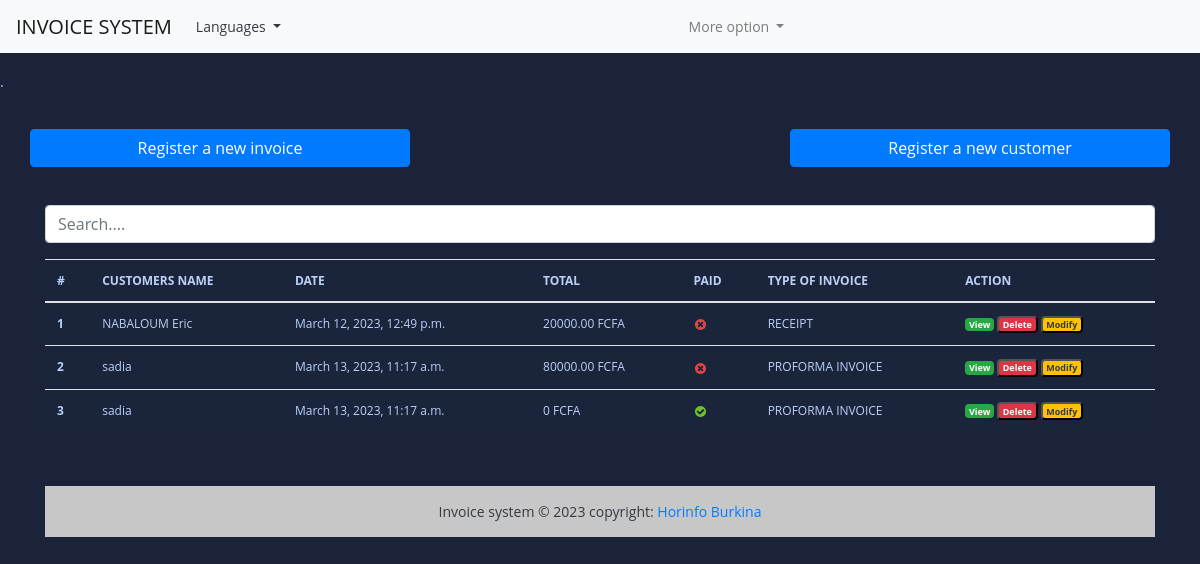
Before: / with the older database file.
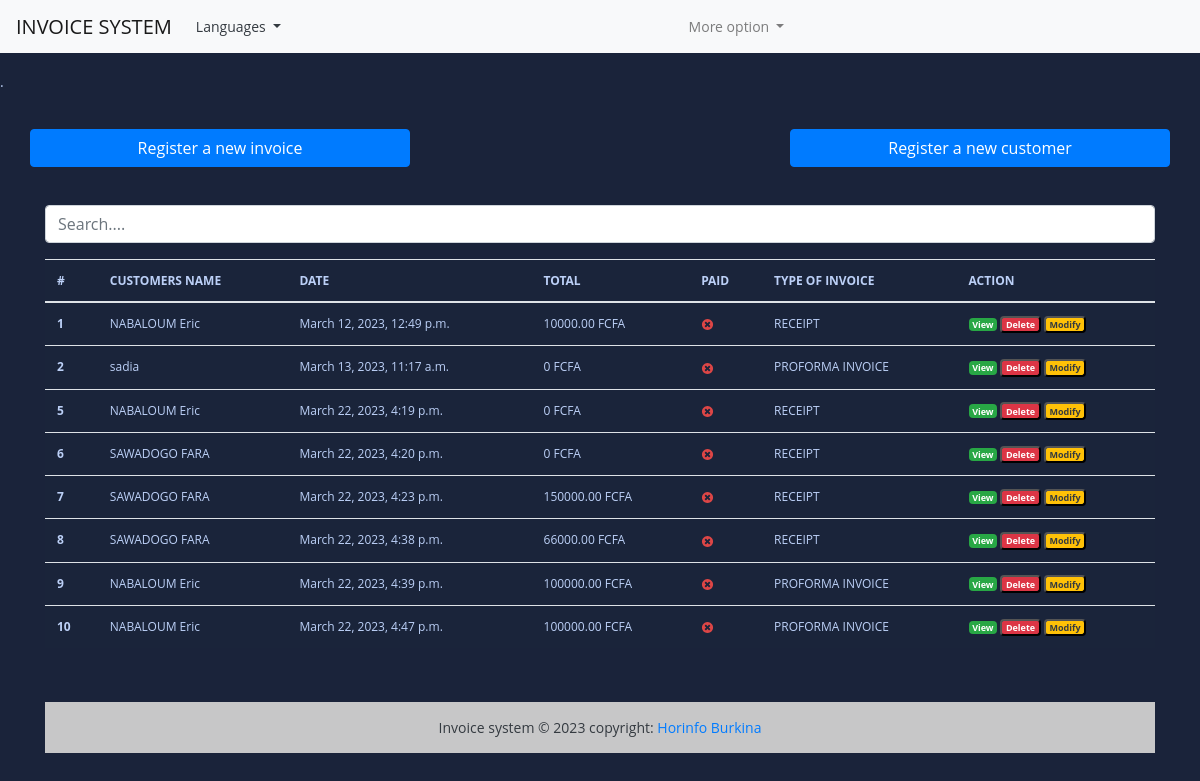
After: the same page with the newer database file.
### fact_app/models.py (models this page shows, shortened)
class Invoice(models.Model):
        INVOICE_TYPE = (
            ('R', 'RECEIPT'),
            ('P', 'PROFORMA INVOICE'),
            ('I', 'INVOICE')
        )
        customer = models.ForeignKey(Customer, on_delete=models.PROTECT)
        save_by = models.ForeignKey(User, on_delete=models.PROTECT)
        invoice_date_time = models.DateTimeField(auto_now_add=True)
        total = models.DecimalField(max_digits=10000, decimal_places=2)
        last_updated_date = models.DateTimeField(null=True, blank=True)
        paid = models.BooleanField(default=False)
        invoice_type = models.CharField(max_length=1, choices=INVOICE_TYPE)
        comments = models.TextField(null=False, max_length=500, blank=True)
        class Meta:
            verbose_name = "Invoice"
            verbose_name_plural = "Invoices"
        @property
        def get_total(self):
            articles = self.article_set.all()
            total = sum(article.get_total for article in articles)
            return total

class Customer(models.Model):
    SEX_TYPES = (
                ('M','Masculin'),
                ('F','Feminin'),
    )
    OPTION_TYPES = (
                ('P','Preniuim'),
                ('S','Sylver'),
                ('G','Gold'),
    )
    name = models.CharField(max_length=132)
    email = models.EmailField()
    phone = models.CharField(max_length=8)
    address =models.CharField(max_length=64)
    sex = models.CharField(max_length=1, choices=SEX_TYPES)
    age = models.CharField(max_length=12)
    city = models.CharField(max_length=100)
    zip = models.CharField(max_length=1, choices=OPTION_TYPES)
    created_date = models.DateTimeField(auto_now_add=True)
    save_by = models.ForeignKey(User, on_delete=models.PROTECT)
    class Meta:
        verbose_name = "Customer"
        verbose_name_plural = "Customers"

class Article(models.Model):
        invoice = models.ForeignKey(Invoice, on_delete=models.CASCADE)
        name = models.CharField(max_length=60)
        quantity = models.IntegerField()
        unit_price = models.DecimalField(max_digits=1000, decimal_places=2)
        total = models.DecimalField(max_digits=1000, decimal_places=2)
        class Menu:
                verbose_name= "Article"
                verbose_name_plural= "Articles"
        @property
        def get_total(self):
            total = self.quantity * self.unit_price
            return total

### fact_app/views.py (the view, shortened to what this page needs)
# urls.py: path('', views.HomeView.as_view(), name='home'),
class HomeView(View):
    templates_name = 'index.html'
    invoices = Invoice.objects.select_related('customer', 'save_by').all()
    context = {
        'invoices': invoices
    }
    def get(self, request, *args, **kwags):
        return render(request, self.templates_name, self.context)

### templates/index.html (shortened to what this page needs)
{% extends "base.html" %}
{% load static %}
{% block content %}
<br><br>
<div class="row">
   <a href="{% url 'add-invoice' %}" class="btn col-md-4 btn-primary">
      Register a new invoice
   </a>
   <a href='#' class="col-md-4">
   </a>
   <a href="{% url 'add-customer' %}" class="btn col-md-4 btn-primary">
        Register a new customer
   </a>
</div>
<br> <br>
<div class="form-group ">
   <input id="search" class="form-control" type="text" placeholder="Search....">
</div>
<div>
   <table class="table table-striped-columns">
      <thead>
         <tr>
            <th scope="col">#</th>
            <th scope="col">CUSTOMERS NAME</th>
            <th scope="col">DATE</th>
            <th scope="col">TOTAL</th>
            <th scope="col">PAID</th>
            <th scope="col">TYPE OF INVOICE</th>
            <th scope="col">ACTION</th>
         </tr>
      </thead>
      <tbody id="myTable">
         {% if invoices %}
         {% for facture in invoices %}
         <tr>
            <th scope="row">{{ facture.pk }}</th>
            <td>{{facture.customer.name}}</td>
            <td>{{facture.invoice_date_time}}</td>
            <td>{{facture.get_total}}  FCFA</td>
            <td>
               {% if facture.paid %}
               <img src="{% static 'images/icon-yes.svg' %}" alt="True">
               {% else %}
               <img src="{% static 'images/icon-no.svg' %}" alt="False">
               {% endif %}
            </td>
            <td>{{facture.get_invoice_type_display }}</td>
            <td>
               <a href="#" title="Detail" class="badge text-white bg-success">View</a>
               <button id="btn-invoice-sup" type="button" data-toggle="modal" data-target="#supprimer"
                  class="badge text-white bg-danger" title="Supprimer" data-id="{{ facture.pk }}"
                  data-customer="{{facture.customer.name}}">Delete
               </button>
               <button id="btn-invoice-mod" type="button" data-toggle="modal" title="Modifier" data-target="#modifier"
                  data-id="{{facture.pk}}" data-customer="{{facture.customer.name}}"
                  class="badge text-dark bg-warning">Modify
               </button>
            </td>
         </tr>
         {% endfor %}
         {% else %}
         <p class="text-center text-white">No invoice found.</p>
         {% endif %}
      </tbody>
   </table>
</div>
<br><br>
{% endblock %}

Changed rows visible on the page:
removed Invoice: pk "3", customer.name "sadia", invoice_date_time "March 13, 2023, 11:17 a.m.", get_total "0", paid True (drawn), invoice_type "PROFORMA INVOICE"
computed for Invoice "March 12, 2023, 12:49 p.m.": get_total "20000.00" → "10000.00"
computed for Invoice "March 13, 2023, 11:17 a.m.": get_total "80000.00" → "0"
added Invoice: pk "5", customer.name "NABALOUM Eric", invoice_date_time "March 22, 2023, 4:19 p.m.", get_total "0", paid False (drawn), invoice_type "RECEIPT"
added Invoice: pk "6", customer.name "SAWADOGO FARA", invoice_date_time "March 22, 2023, 4:20 p.m.", get_total "0", paid False (drawn), invoice_type "RECEIPT"
added Invoice: pk "7", customer.name "SAWADOGO FARA", invoice_date_time "March 22, 2023, 4:23 p.m.", get_total "150000.00", paid False (drawn), invoice_type "RECEIPT"
added Invoice: pk "8", customer.name "SAWADOGO FARA", invoice_date_time "March 22, 2023, 4:38 p.m.", get_total "66000.00", paid False (drawn), invoice_type "RECEIPT"
added Invoice: pk "9", customer.name "NABALOUM Eric", invoice_date_time "March 22, 2023, 4:39 p.m.", get_total "100000.00", paid False (drawn), invoice_type "PROFORMA INVOICE"
added Invoice: pk "10", customer.name "NABALOUM Eric", invoice_date_time "March 22, 2023, 4:47 p.m.", get_total "100000.00", paid False (drawn), invoice_type "PROFORMA INVOICE"
